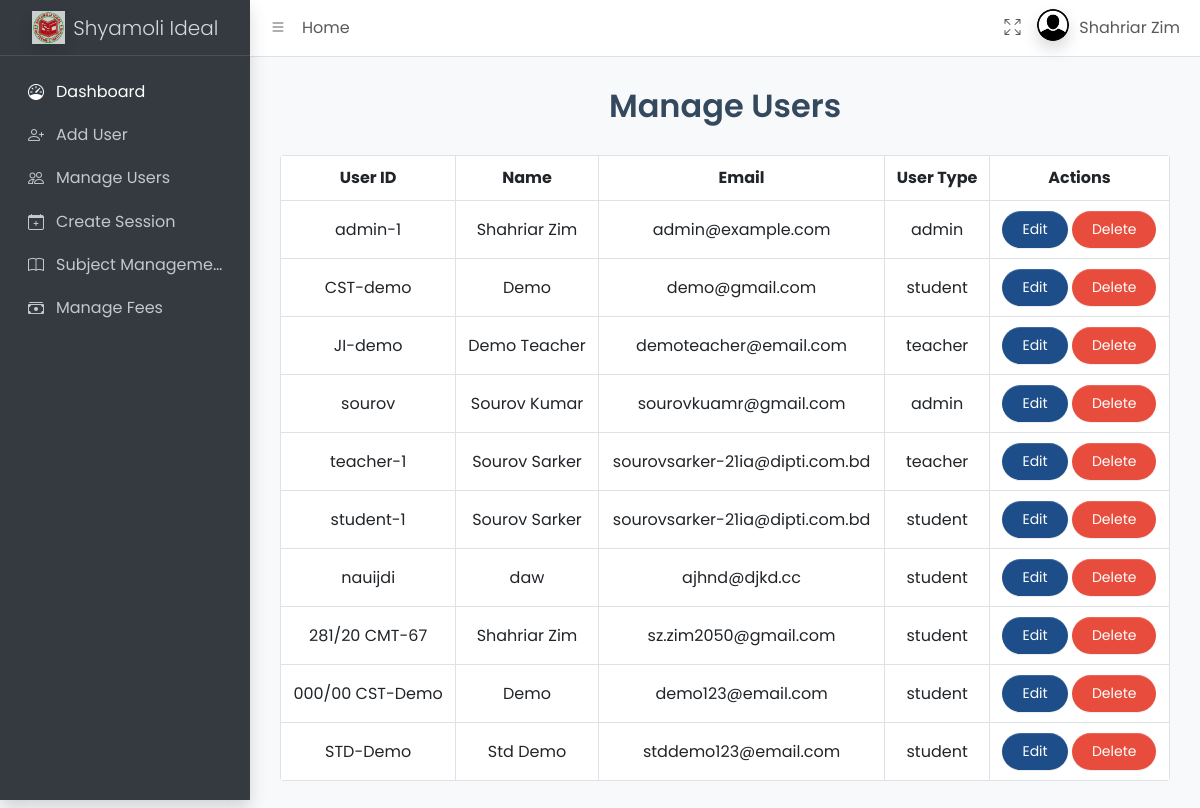
/admin/dist/pages/manage_user.php (signed in), run on the app's committed database.
### tables this page shows
CREATE TABLE `users` (
  `id` int(11) NOT NULL,
  `user_id` varchar(20) NOT NULL,
  `name` varchar(100) DEFAULT NULL,
  `email` varchar(100) DEFAULT NULL,
  `password` varchar(100) DEFAULT NULL,
  `user_type` enum('student','teacher','admin') NOT NULL,
  `session` varchar(20) DEFAULT NULL,
  `semester` enum('1st','2nd','3rd','4th','5th','6th','7th','8th') DEFAULT NULL,
  `role` enum('CI','Instructor','Junior Instructor') DEFAULT NULL,
  `photo` varchar(255) DEFAULT NULL,
  `created_at` timestamp NOT NULL DEFAULT current_timestamp()
);

### admin/dist/pages/manage_user.php (the view, shortened to what this page needs)
<?php
require_once 'partials/header.php' ?>
<?php require_once 'partials/navbar.php' ?>
<?php require_once 'partials/sidebar.php'?>
  <main class="app-main">
  <?php
$result = $conn->query("SELECT * FROM users");
?>
<!DOCTYPE html>
<html lang="en">
<head>
    <link rel="stylesheet" href="https://cdn.jsdelivr.net/npm/bootstrap@5.3.0/dist/css/bootstrap.min.css">
</head>
<body>
    <div class="container">
        <h2 class="text-center">Manage Users</h2>
        <table class="table table-bordered">
            <thead>
                <tr>
                    <th>User ID</th>
                    <th>Name</th>
                    <th>Email</th>
                    <th>User Type</th>
                    <th>Actions</th>
                </tr>
            </thead>
            <tbody>
                <?php
                while ($row = $result->fetch_assoc()) {
                    echo "<tr>";
                    echo "<td data-label='User ID'>" . $row['user_id'] . "</td>";
                    echo "<td data-label='Name'>" . $row['name'] . "</td>";
                    echo "<td data-label='Email'>" . $row['email'] . "</td>";
                    echo "<td data-label='User Type'>" . $row['user_type'] . "</td>";
                    echo "<td data-label='Actions'>";
                    echo "<a href='edit_user.php?id=" . $row['id'] . "' class='btn btn-primary btn-sm'>Edit</a> ";
                    echo "<a href='delete_user.php?id=" . $row['id'] . "' class='btn btn-danger btn-sm' onclick=\"return confirm('Are you sure you want to delete this user?');\">Delete</a>";
                    echo "</td>";
                    echo "</tr>";
                }
                ?>
            </tbody>
        </table>
    </div>
</body>
</html>
</main>
<?php require_once 'partials/footer.php' ?>

### admin/dist/pages/manage_user.php (style rules this page uses)
body { font-family: 'Poppins', sans-serif; color: #2c3e50; }
h2 { font-weight: 600; color: #34495e; margin-bottom: 30px; }
.container { border-radius: 0px; padding: 30px; max-width: 100%; animation: fadeIn 0.7s ease; }
.table { border-radius: 4px; overflow: hidden; margin-top: 20px; }
.table thead { background-color: #5d6d7e; color: #fff; }
.table th, .table td { vertical-align: middle; text-align: center; padding: 10px; }
.btn-primary { background-color: #1d4e89; border: none; color: #fff; border-radius: 25px; padding: 8px 20px; font-size: 14px; transition: background-color 0.3s; }
.btn-danger { background-color: #e74c3c; border: none; color: #fff; border-radius: 25px; padding: 8px 20px; font-size: 14px; transition: background-color 0.3s; }

### data on the page
users: user "admin-1", name "Shahriar Zim", email "admin@example.com", user_type "admin"
users: user "CST-demo", name "Demo", email "demo@gmail.com", user_type "student"
users: user "JI-demo", name "Demo Teacher", email "demoteacher@email.com", user_type "teacher"
users: user "sourov", name "Sourov Kumar", email "sourovkuamr@gmail.com", user_type "admin"
users: user "teacher-1", name "Sourov Sarker", email "sourovsarker-21ia@dipti.com.bd", user_type "teacher"
users: user "student-1", name "Sourov Sarker", email "sourovsarker-21ia@dipti.com.bd", user_type "student"
users: user "nauijdi", name "daw", email "ajhnd@djkd.cc", user_type "student"
users: user "281/20 CMT-67", name "Shahriar Zim", email "sz.zim2050@gmail.com", user_type "student"
users: user "000/00 CST-Demo", name "Demo", email "demo123@email.com", user_type "student"
users: user "STD-Demo", name "Std Demo", email "stddemo123@email.com", user_type "student"

### other printed values
$_SESSION['name'] "Shahriar Zim"
